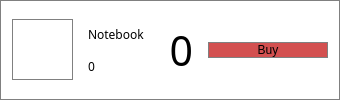
            <widget class="QFrame" name="hardwareFrame_6">
             <property name="maximumSize">
              <size>
               <width>16777215</width>
               <height>120</height>
              </size>
             </property>
             <property name="acceptDrops">
              <bool>true</bool>
             </property>
             <property name="styleSheet">
              <string notr="true">background: white;
border: 1px solid grey;</string>
             </property>
             <property name="frameShape">
              <enum>QFrame::StyledPanel</enum>
             </property>
             <property name="frameShadow">
              <enum>QFrame::Raised</enum>
             </property>
             <property name="lineWidth">
              <number>3</number>
             </property>
             <layout class="QHBoxLayout" name="horizontalLayout_9">
              <item>
               <widget class="QLabel" name="hardwareImg_6">
                <property name="minimumSize">
                 <size>
                  <width>61</width>
                  <height>61</height>
                 </size>
                </property>
                <property name="maximumSize">
                 <size>
                  <width>61</width>
                  <height>61</height>
                 </size>
                </property>
                <property name="text">
                 <string/>
                </property>
                <property name="pixmap">
                 <pixmap resource="resources.qrc">:/images/h_notebook.png</pixmap>
                </property>
                <property name="scaledContents">
                 <bool>true</bool>
                </property>
               </widget>
              </item>
              <item>
               <widget class="QFrame" name="frame_45">
                <property name="styleSheet">
                 <string notr="true">border: 0px;</string>
                </property>
                <property name="frameShape">
                 <enum>QFrame::StyledPanel</enum>
                </property>
                <property name="frameShadow">
                 <enum>QFrame::Raised</enum>
                </property>
                <layout class="QVBoxLayout" name="verticalLayout_24">
                 <item>
                  <widget class="QLabel" name="hardwareName_7">
                   <property name="font">
                    <font>
                     <family>Century Gothic</family>
                    </font>
                   </property>
                   <property name="text">
                    <string>Notebook</string>
                   </property>
                  </widget>
                 </item>
                 <item>
                  <widget class="QLabel" name="hardwareCost_6">
                   <property name="font">
                    <font>
                     <family>Century Gothic</family>
                    </font>
                   </property>
                   <property name="text">
                    <string>0</string>
                   </property>
                  </widget>
                 </item>
                </layout>
               </widget>
              </item>
              <item>
               <widget class="QFrame" name="frame_46">
                <property name="styleSheet">
                 <string notr="true">border: 0px;</string>
                </property>
                <property name="frameShape">
                 <enum>QFrame::StyledPanel</enum>
                </property>
                <property name="frameShadow">
                 <enum>QFrame::Raised</enum>
                </property>
                <layout class="QHBoxLayout" name="horizontalLayout_47">
                 <item>
                  <widget class="QLabel" name="hardwareCount_6">
                   <property name="font">
                    <font>
                     <family>Century Gothic</family>
                     <pointsize>31</pointsize>
                    </font>
                   </property>
                   <property name="layoutDirection">
                    <enum>Qt::LeftToRight</enum>
                   </property>
                   <property name="text">
                    <string>0</string>
                   </property>
                   <property name="textFormat">
                    <enum>Qt::AutoText</enum>
                   </property>
                   <property name="alignment">
                    <set>Qt::AlignRight|Qt::AlignTrailing|Qt::AlignVCenter</set>
                   </property>
                  </widget>
                 </item>
                </layout>
               </widget>
              </item>
              <item>
               <widget class="QPushButton" name="buyHardware_6">
                <property name="minimumSize">
                 <size>
                  <width>120</width>
                  <height>0</height>
                 </size>
                </property>
                <property name="styleSheet">
                 <string notr="true">background: rgb(211, 80, 80);
font: 19pt &quot;Century Gothic&quot;;</string>
                </property>
                <property name="text">
                 <string>Buy</string>
                </property>
                <property name="default">
                 <bool>false</bool>
                </property>
               </widget>
              </item>
             </layout>
            </widget>
